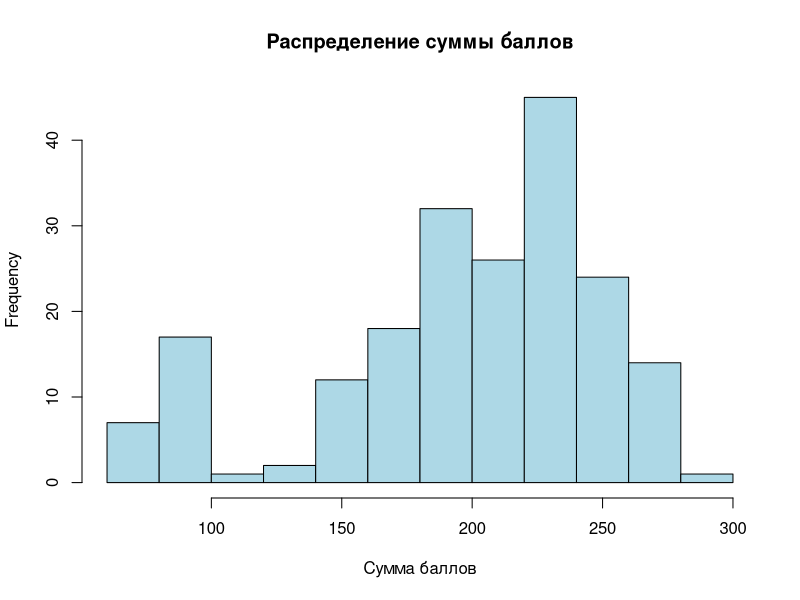
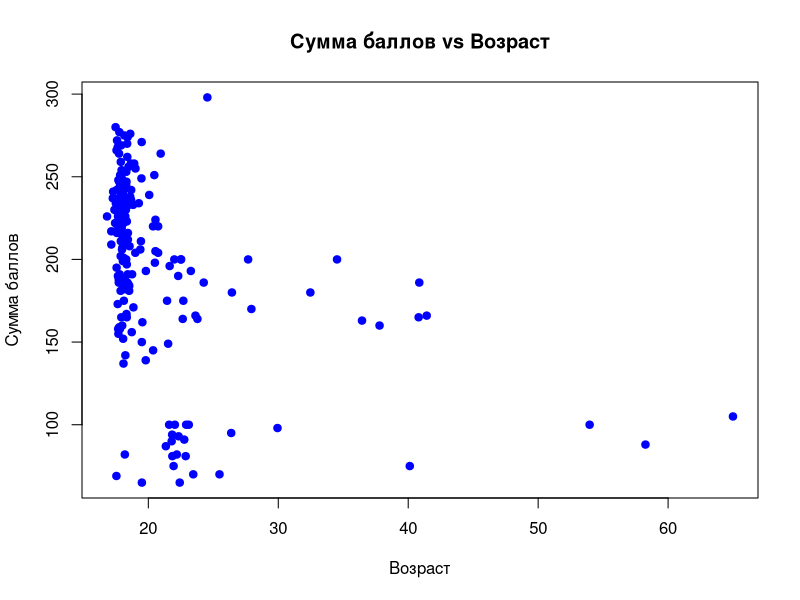
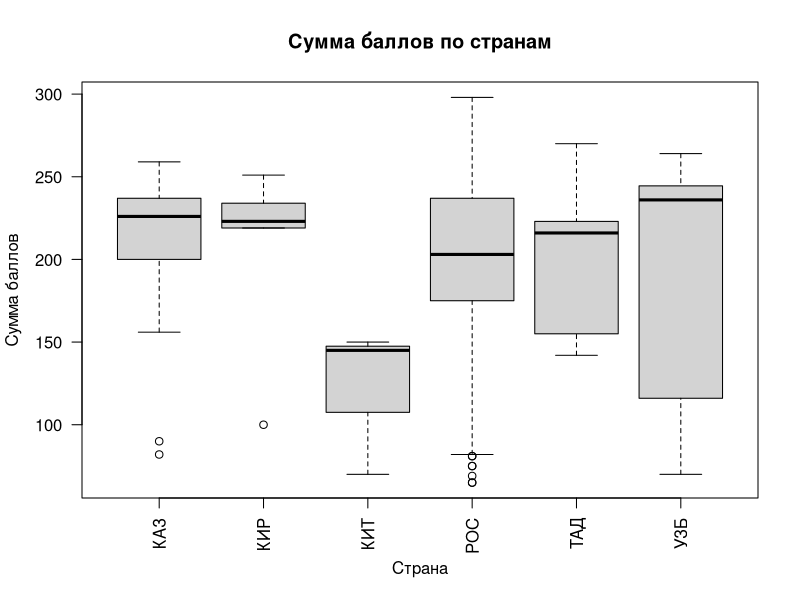
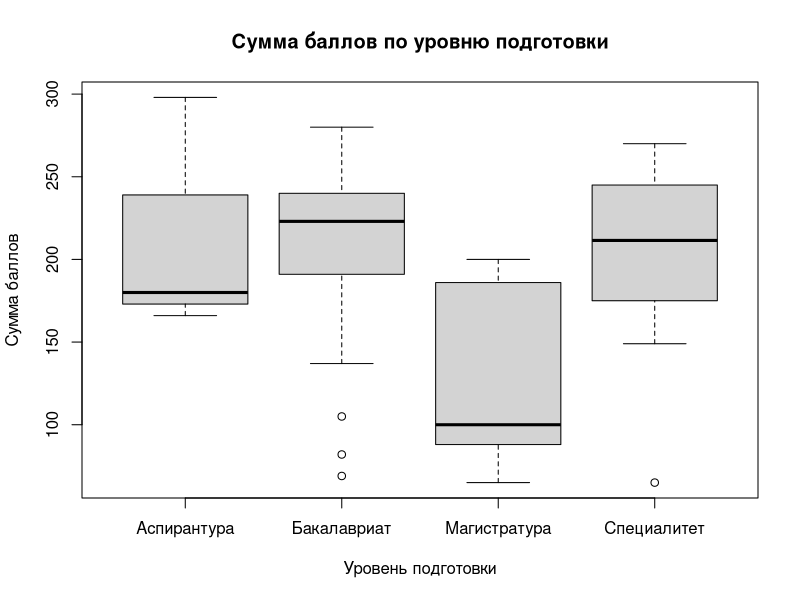
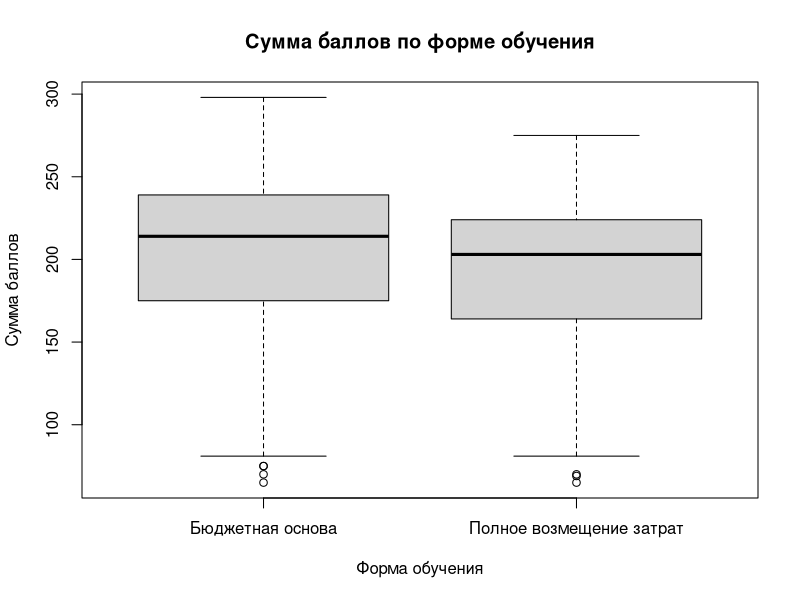
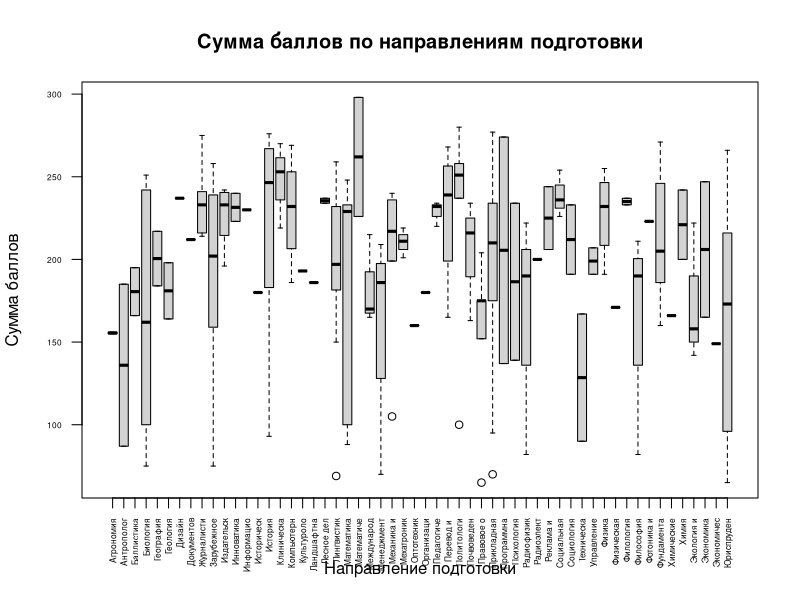

R code for these plots, in order:
data <- read.csv("data.csv", sep=",", header=TRUE, stringsAsFactors=FALSE)

data$ДатаРождения <- as.Date(data$ДатаРождения, format="%d.%m.%Y")
data$ДатаПервойПодачиЗаявления <- as.Date(data$ДатаПервойПодачиЗаявления, format="%d.%m.%Y")

data$Возраст <- as.numeric(difftime(data$ДатаПервойПодачиЗаявления, data$ДатаРождения, units = "days")) / 365

data[is.na(data)] <- 0
data$СуммаБаллов <- data$Оценка1 + data$Оценка2 + data$Оценка3

cairo_pdf("lab1.pdf", width = 8, height = 6, family = "DejaVu Serif", onefile =TRUE)

hist(
    data$СуммаБаллов, 
    main="Распределение суммы баллов", 
    xlab="Сумма баллов", 
    col="lightblue", 
    border="black"
    )

plot(
    data$Возраст,
    data$СуммаБаллов,  
    main="Сумма баллов vs Возраст", 
    xlab="Возраст", 
    ylab="Сумма баллов", 
    pch=19, 
    col="blue"
    )

boxplot(
    СуммаБаллов ~ substr(Страна, 1, 3), 
    data=data, 
    main="Сумма баллов по странам", 
    xlab="Страна", 
    ylab="Сумма баллов",
    las = 2
    )

boxplot(
    СуммаБаллов ~ УровеньПодготовки, 
    data=data, 
    main="Сумма баллов по уровню подготовки", 
    xlab="Уровень подготовки", 
    ylab="Сумма баллов"
    )

boxplot(
    СуммаБаллов ~ ОснованиеПоступления, 
    data=data, 
    main="Сумма баллов по форме обучения", 
    xlab="Форма обучения", 
    ylab="Сумма баллов"
    )

boxplot(
    СуммаБаллов ~ substr(СпециальностьНаименование, 1, 10), 
    data=data, 
    main="Сумма баллов по направлениям подготовки", 
    xlab="Направление подготовки", 
    ylab="Сумма баллов", 
    las=2, 
    cex.axis=0.5
    )

dev.off()

get_mean <- function(filtered_data) {
    mean_value <- sum(filtered_data$Оценка1 + filtered_data$Оценка2 + filtered_data$Оценка3, na.rm = TRUE) / nrow(filtered_data)
    return (mean_value)
}

get_median <- function(filtered_data) {
    sorted_data <- filtered_data[order(filtered_data$Оценка1 + filtered_data$Оценка2 + filtered_data$Оценка3), ]
    if(nrow(sorted_data) %% 2 == 1) {
        median_ <- sorted_data[nrow(sorted_data) / 2 + 1, ]
        return(median_$Оценка1 + median_$Оценка2 + median_$Оценка3)
    } else {
        median_1 <- sorted_data[nrow(sorted_data) / 2, ]
        median_2 <- sorted_data[nrow(sorted_data) / 2 + 1, ]
        return((median_1$Оценка1 + median_1$Оценка2 + median_1$Оценка3 + median_2$Оценка1 + median_2$Оценка2 + median_2$Оценка3) / 2)
    }
}

get_mode <- function(filtered_data) {
  unique_values <- unique(filtered_data)
  freq <- tabulate(match(filtered_data, unique_values))

  return(unique_values[freq == max(freq)])
}

get_variance <- function(filtered_data) {
  freq_table <- table(filtered_data)

  prob_table <- prop.table(freq_table)

  unique_values <- unique(filtered_data)

  M_x <- sum(unique_values * prob_table) # вот тут я вообще в шоке - он сам перемножит всё и суммирует

  M_x2 <- sum((unique_values^2) * prob_table)

  return (M_x2 - M_x^2) 
}

countries <- unique(na.omit(data$Страна))

for (country in countries) {
  cat('\n',"=======", country, "=======", '\n')
  cat("Среднее", ": ", get_mean(data[data$Страна == country, ]), "\n")

  cat("Медиана", ": ", get_median(data[data$Страна == country, ]), "\n")
                         
  cat("Мода", ": ", get_mode(data[data$Страна == country, "СуммаБаллов"]), "\n")

  cat("Дисперсия", ": ", get_variance(data[data$Страна == country, "СуммаБаллов"]), "\n")

  cat("СКO", ": ", get_variance(data[data$Страна == country, "СуммаБаллов"])^(0.5), "\n")
}